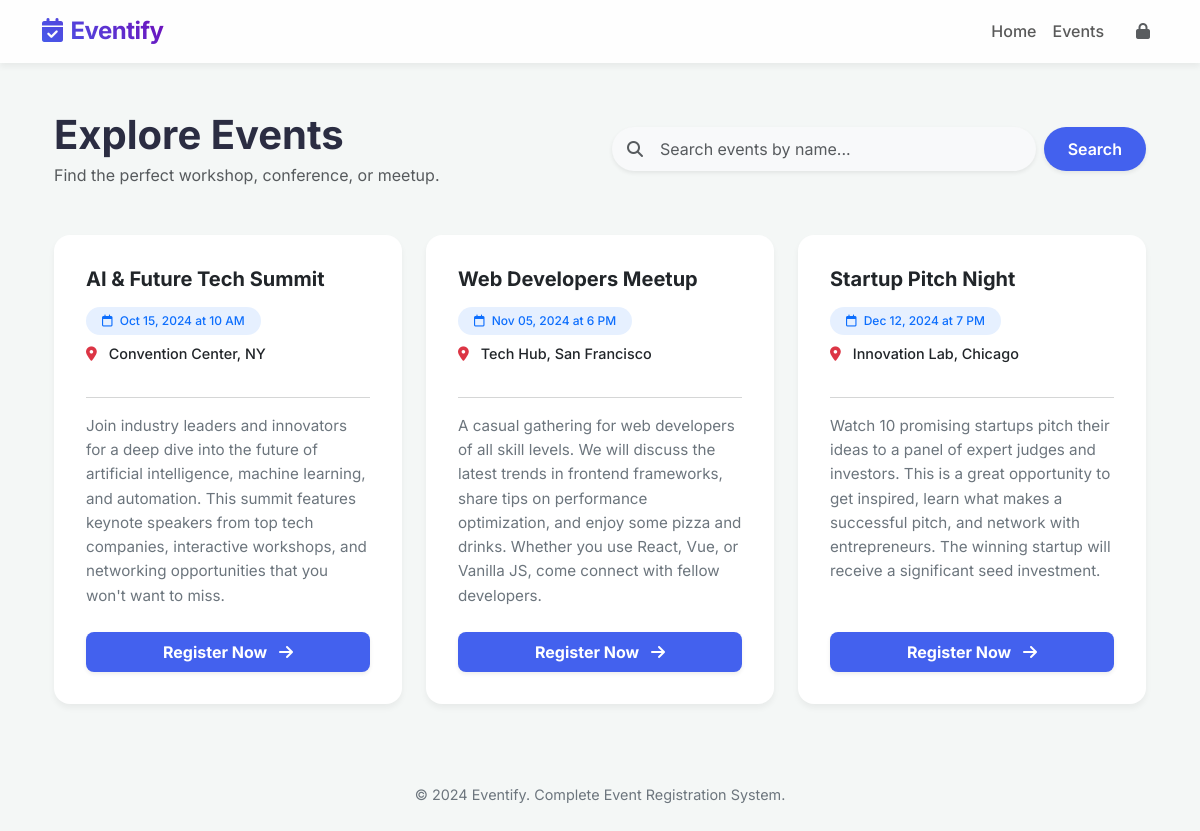
The app's page /events with its own data.
### database.py (models this page shows)
class Event(db.Model):
    id = db.Column(db.Integer, primary_key=True)
    event_name = db.Column(db.String(150), nullable=False)
    date = db.Column(db.String(50), nullable=False)
    location = db.Column(db.String(150), nullable=False)
    description = db.Column(db.Text, nullable=False)
    registrations = db.relationship('Registration', backref='event', lazy=True, cascade='all, delete-orphan')

### app.py (the view)
@app.route('/events')
def events():
    search = request.args.get('search', '')
    if search:
        events_list = Event.query.filter(Event.event_name.ilike(f'%{search}%')).all()
    else:
        events_list = Event.query.all()
    return render_template('events.html', events=events_list, search=search)

### templates/events.html (shortened to what this page needs)
{% extends "layout.html" %}
{% block content %}
<div class="container py-4">
    <div class="row mb-5 align-items-center">
        <div class="col-md-6 mb-3 mb-md-0">
            <h1 class="fw-bold display-6 mb-1">Explore Events</h1>
            <p class="text-muted mb-0">Find the perfect workshop, conference, or meetup.</p>
        </div>
        <div class="col-md-6">
            <form action="{{ url_for('events') }}" method="GET" class="d-flex position-relative">
                <i class="fa-solid fa-search position-absolute text-muted"
                    style="top: 50%; left: 15px; transform: translateY(-50%); z-index: 10;"></i>
                <input class="form-control rounded-pill ps-5 py-2 shadow-sm border-0" type="search"
                    placeholder="Search events by name..." aria-label="Search" name="search" value="{{ search }}">
                <button class="btn btn-primary rounded-pill px-4 ms-2 shadow-sm" type="submit">Search</button>
            </form>
        </div>
    </div>
    <div class="row g-4">
        {% if events %}
        {% for event in events %}
        <div class="col-md-4">
            <div class="event-card card h-100">
                <div class="card-body d-flex flex-column">
                    <h4 class="card-title fw-bold">{{ event.event_name }}</h4>
                    <div class="d-flex align-items-center mb-2">
                        <span class="badge bg-primary bg-opacity-10 text-primary fw-medium rounded-pill me-2 px-3 py-2">
                            <i class="fa-regular fa-calendar me-1"></i> {{ event.date }}
                        </span>
                    </div>
                    <p class="event-meta mb-3 text-dark fw-medium">
                        <i class="fa-solid fa-location-dot text-danger me-1"></i> {{ event.location }}
                    </p>
                    <hr class="text-muted opacity-25">
                    <p class="card-text text-secondary mb-4 flex-grow-1" style="font-size: 0.95rem; line-height: 1.6;">
                        {{ event.description }}
                    </p>
                    <a href="{{ url_for('register', event_id=event.id) }}"
                        class="btn btn-primary w-100 fw-bold shadow-sm py-2">
                        Register Now <i class="fa-solid fa-arrow-right ms-2"></i>
                    </a>
                </div>
            </div>
        </div>
        {% endfor %}
        {% endif %}
    </div>
</div>
{% endblock %}

### static/css/style.css (style rules this page uses)
:root { --primary: #4361ee; --primary-hover: #3a0ca3; --secondary: #7209b7; --dark: #2b2d42; --light: #f8f9fa; --glass-bg: rgba(255, 255, 255, 0.85); --glass-border: rgba(255, 255, 255, 0.3); --shadow-sm: 0 4px 6px rgba(0,0,0,0.05); --shadow-md: 0 10px 15px rgba(0,0,0,0.1); }
body { font-family: 'Inter', -apple-system, BlinkMacSystemFont, "Segoe UI", Roboto, "Helvetica Neue", Arial, sans-serif; background-color: #f4f7f6; color: var(--dark); min-height: 100vh; display: flex; flex-direction: column; }
.event-card { border: none; border-radius: 16px; background: #ffffff; box-shadow: var(--shadow-sm); transition: all 0.3s cubic-bezier(0.25, 0.8, 0.25, 1); overflow: hidden; height: 100%; }
.event-card .card-body { padding: 2rem; }
.event-card .card-title { font-weight: 700; font-size: 1.25rem; margin-bottom: 1rem; }
.event-card .event-meta { color: #6c757d; font-size: 0.9rem; margin-bottom: 0.5rem; display: flex; align-items: center; gap: 0.5rem; }
.form-control { border-radius: 8px; padding: 0.75rem 1rem; border: 1px solid #dee2e6; background-color: #f8f9fa; transition: all 0.2s; }
.btn-primary { background: var(--primary); border: none; border-radius: 8px; padding: 0.6rem 1.5rem; font-weight: 600; transition: all 0.2s; }

### records on screen
Event: event_name "AI & Future Tech Summit", date "Oct 15, 2024 at 10 AM", location "Convention Center, NY", description "Join industry leaders and innovators for a deep dive into the future of artificial intelligence, machine learning, and automation. This summit features keynote speakers from top tech companies, interactive workshops, and networking opportunities that you won't want to miss."
Event: event_name "Web Developers Meetup", date "Nov 05, 2024 at 6 PM", location "Tech Hub, San Francisco", description "A casual gathering for web developers of all skill levels. We will discuss the latest trends in frontend frameworks, share tips on performance optimization, and enjoy some pizza and drinks. Whether you use React, Vue, or Vanilla JS, come connect with fellow developers."
Event: event_name "Startup Pitch Night", date "Dec 12, 2024 at 7 PM", location "Innovation Lab, Chicago", description "Watch 10 promising startups pitch their ideas to a panel of expert judges and investors. This is a great opportunity to get inspired, learn what makes a successful pitch, and network with entrepreneurs. The winning startup will receive a significant seed investment."
